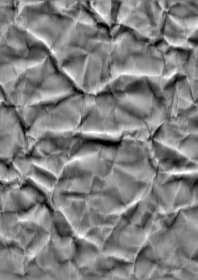
#> input picture plugin/assets/folds/arrugado_9_h.png, 198 x 280 px
$ python -i build_folds.py   (imports and definitions only)
#> lines starting #> are read from the running program, lines starting #| are printed output that depends on the picture
"""Pliegues y arrugas -> plugin/assets/folds/*.png + folds.json

Se usa el sombreado REAL de cada foto (no una reconstrucción): así el pliegue se ve exactamente como en la textura.
Para cada foto (hoja A4 completa, 1055x1491):
  1. se quita la luz de la toma (degradado/viñeteo): se divide por una superficie cuadrática ajustada al logaritmo
     de la luminancia — así se conserva el sombreado de cada panel inclinado (es parte del volumen del pliegue);
  2. se quita el grano del papel de la foto (el grano lo pone el papel elegido) con un filtro bilateral suave
     que respeta las aristas;
  3. se guarda el sombreado relativo (1 = plano) en gris de 8 bits, a resolución completa, con su ganancia.
Las aristas (para el desgaste de la tinta) y el mapa de desplazamiento se calculan en el motor a partir de él.

Grupos = número de líneas de pliegue que se ven (contadas en cada foto); «arrugado» reúne arrugas y pliegues sueltos."""
import json, os, sys
import numpy as np
import cv2
from PIL import Image
sys.path.insert(0, os.path.dirname(__file__))
from common import ASSETS, REPO, fuente

# [1 line not run here, left out]
GROUPS = {
  '1': [1, 17, 19, 20, 22, 2, 25, 35],
  '2': [5, 7, 8, 11, 12, 14, 16, 26, 27, 37, 39, 44, 46, 53, 28, 38, 41],
  '3': [10, 32, 33, 42, 43, 49],
  '4': [9, 31, 45, 0, 3, 4, 18, 23, 15],
  '5': [34, 48, 13, 47],
  '6': [30, 50, 24],
  'arrugado': [55, 56, 57, 65, 67, 68, 51, 52, 64, 69, 70, 76, 77, 78, 80, 58],
  'muy_arrugado': [59, 60, 61, 63, 66, 71, 72, 73, 79, 54, 62, 74, 75],
}
OUT = os.path.join(ASSETS, 'folds')


def shading(path):
#> called with path = '../plugin/assets/folds/arrugado_9_h.png'
    rgb = np.asarray(Image.open(path).convert('RGB'), np.float64) / 255
    L = rgb @ np.array([0.2126, 0.7152, 0.0722])
    h, w = L.shape
#> h = 280; w = 198
    # 1) luz de la toma: superficie cuadrática en log (sobre una versión reducida y robusta)
    sm = cv2.resize(np.log(np.maximum(L, 1e-3)), (w // 8, h // 8), interpolation=cv2.INTER_AREA)
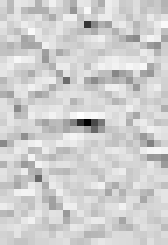
#> sm: shape (35, 24) float64 (shown 7 times larger); min -3.15, max -0.206, mean -0.757; drawn with min black and max white
    yy, xx = np.mgrid[0:sm.shape[0], 0:sm.shape[1]]
    X = (xx / sm.shape[1] - 0.5).ravel(); Y = (yy / sm.shape[0] - 0.5).ravel()
#> after `Y = (yy / sm.shape[0] - 0.5).ravel()`: Y = 840 values from -0.5 to 0.471
    A = np.stack([np.ones_like(X), X, Y, X * X, Y * Y, X * Y], 1)
    z = sm.ravel(); wgt = np.ones_like(z)
#> after `z = sm.ravel()`: z = 840 values, max -0.206 at index 395, min -3.15 at index 420, mean -0.757
#> after `wgt = np.ones_like(z)`: wgt = 840 values from 1 to 1
    for _ in range(3):   # robusto: las aristas no tiran del ajuste
        c, *_ = np.linalg.lstsq(A * wgt[:, None], z * wgt, rcond=None)
        r = z - A @ c; s = np.median(np.abs(r)) * 1.5 + 1e-6
        wgt = 1 / (1 + (r / s) ** 2)
#> this loop made 3 passes
#> (c, s) on passes 1 to 3: ([-0.781, 0.00303, 0.0489, 0.117, 0.18, 0.0693], 0.239), ([-0.74, 0.000659, 0.0352, 0.0867, 0.0518, 0.107], 0.231), ([-0.714, -0.00553, 0.0255, 0.0723, -0.0383, 0.126], 0.221)
    Yf, Xf = np.mgrid[0:h, 0:w]
    Xf = Xf / w - 0.5; Yf = Yf / h - 0.5
    base = np.exp(c[0] + c[1] * Xf + c[2] * Yf + c[3] * Xf * Xf + c[4] * Yf * Yf + c[5] * Xf * Yf)
    S = (L / base).astype(np.float32)
    # 2) sin el grano de la foto, con las aristas intactas
    S = cv2.bilateralFilter(S, 7, 0.035, 2.2)
    S = S / np.median(S)
    return S


# [23 lines not run here, left out]

>>> result = shading('../plugin/assets/folds/arrugado_9_h.png')

$ run again, on plugin/assets/folds/cuatro_2_h.png
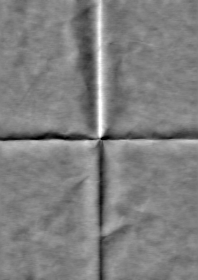
#> input picture plugin/assets/folds/cuatro_2_h.png, 198 x 280 px
#> in shading, `sm = cv2.resize(np.log(np.maximum(L, 1e-3)), (w // 8, h // 8), interpo..`:
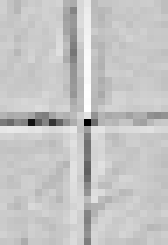
#> sm: shape (35, 24) float64 (shown 7 times larger); min -2.36, max -0.237, mean -0.719; drawn with min black and max white
#> z = 840 values, max -0.237 at index 372, min -2.36 at index 420, mean -0.719
#> the loop in shading, `for _ in range(3):` made 3 passes
#> (c, s) on passes 1 to 3: ([-0.747, 0.0237, 0.00845, 0.156, 0.192, -0.0115], 0.0839), ([-0.722, 0.00702, 0.00625, 0.096, 0.108, 0.0117], 0.0722), ([-0.707, -0.00027, 0.00395, 0.0421, 0.0671, 0.0191], 0.07)

$ run again, on plugin/assets/folds/mitad_3_h.png
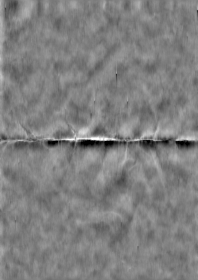
#> input picture plugin/assets/folds/mitad_3_h.png, 198 x 280 px
#> in shading, `sm = cv2.resize(np.log(np.maximum(L, 1e-3)), (w // 8, h // 8), interpo..`:
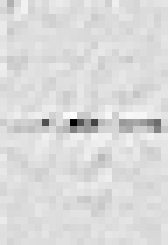
#> sm: shape (35, 24) float64 (shown 7 times larger); min -2.94, max -0.345, mean -0.715; drawn with min black and max white
#> z = 840 values, max -0.345 at index 394, min -2.94 at index 418, mean -0.715
#> the loop in shading, `for _ in range(3):` made 3 passes
#> (c, s) on passes 1 to 3: ([-0.747, -0.00959, 0.00847, 0.109, 0.275, -0.0129], 0.0797), ([-0.727, -0.00694, 0.00565, 0.0788, 0.161, 0.00523], 0.0763), ([-0.713, -0.00578, 0.00504, 0.0579, 0.0849, 0.0117], 0.0741)
